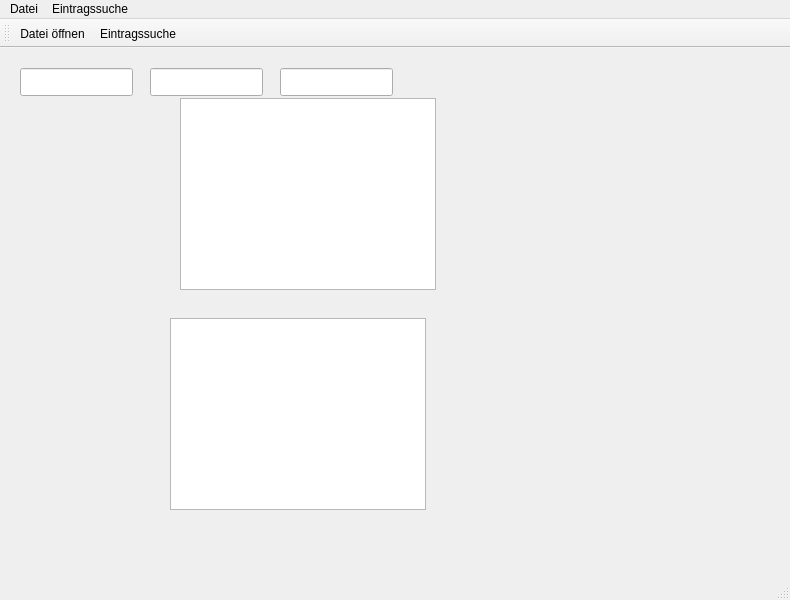
<?xml version="1.0" encoding="UTF-8"?>
<ui version="4.0">
 <class>TravelAgencyUI</class>
 <widget class="QMainWindow" name="TravelAgencyUI">
  <property name="geometry">
   <rect>
    <x>0</x>
    <y>0</y>
    <width>790</width>
    <height>600</height>
   </rect>
  </property>
  <property name="windowTitle">
   <string>TravelAgencyUI</string>
  </property>
  <widget class="QWidget" name="centralwidget">
   <widget class="QTableWidget" name="customerTable">
    <property name="geometry">
     <rect>
      <x>180</x>
      <y>50</y>
      <width>256</width>
      <height>192</height>
     </rect>
    </property>
   </widget>
   <widget class="QTableWidget" name="reiseTable">
    <property name="geometry">
     <rect>
      <x>170</x>
      <y>270</y>
      <width>256</width>
      <height>192</height>
     </rect>
    </property>
   </widget>
   <widget class="QLineEdit" name="lineEditCustomerId">
    <property name="geometry">
     <rect>
      <x>20</x>
      <y>20</y>
      <width>113</width>
      <height>28</height>
     </rect>
    </property>
   </widget>
   <widget class="QLineEdit" name="lineEditFirstName">
    <property name="geometry">
     <rect>
      <x>150</x>
      <y>20</y>
      <width>113</width>
      <height>28</height>
     </rect>
    </property>
   </widget>
   <widget class="QLineEdit" name="lineEditLastName">
    <property name="geometry">
     <rect>
      <x>280</x>
      <y>20</y>
      <width>113</width>
      <height>28</height>
     </rect>
    </property>
   </widget>
  </widget>
  <widget class="QStatusBar" name="statusbar"/>
  <widget class="QMenuBar" name="menuBar">
   <property name="geometry">
    <rect>
     <x>0</x>
     <y>0</y>
     <width>790</width>
     <height>25</height>
    </rect>
   </property>
   <widget class="QMenu" name="menuDatei">
    <property name="title">
     <string>Datei</string>
    </property>
    <addaction name="actionDateiOeffnen"/>
   </widget>
   <widget class="QMenu" name="menuEintragssuche">
    <property name="title">
     <string>Eintragssuche</string>
    </property>
    <addaction name="actionEintragssuche"/>
   </widget>
   <addaction name="menuDatei"/>
   <addaction name="menuEintragssuche"/>
  </widget>
  <widget class="QToolBar" name="toolBar">
   <property name="windowTitle">
    <string>toolBar</string>
   </property>
   <attribute name="toolBarArea">
    <enum>TopToolBarArea</enum>
   </attribute>
   <attribute name="toolBarBreak">
    <bool>false</bool>
   </attribute>
   <addaction name="actionDateiOeffnen"/>
   <addaction name="actionEintragssuche"/>
  </widget>
  <action name="actionDateiOeffnen">
   <property name="icon">
    <iconset>
     <selectedoff>:/icons/icons/open.png</selectedoff>
    </iconset>
   </property>
   <property name="text">
    <string>Datei öffnen</string>
   </property>
  </action>
  <action name="actionEintragssuche">
   <property name="icon">
    <iconset theme="system-search"/>
   </property>
   <property name="text">
    <string>Eintragssuche</string>
   </property>
   <property name="menuRole">
    <enum>QAction::NoRole</enum>
   </property>
  </action>
 </widget>
 <resources/>
 <connections/>
</ui>
